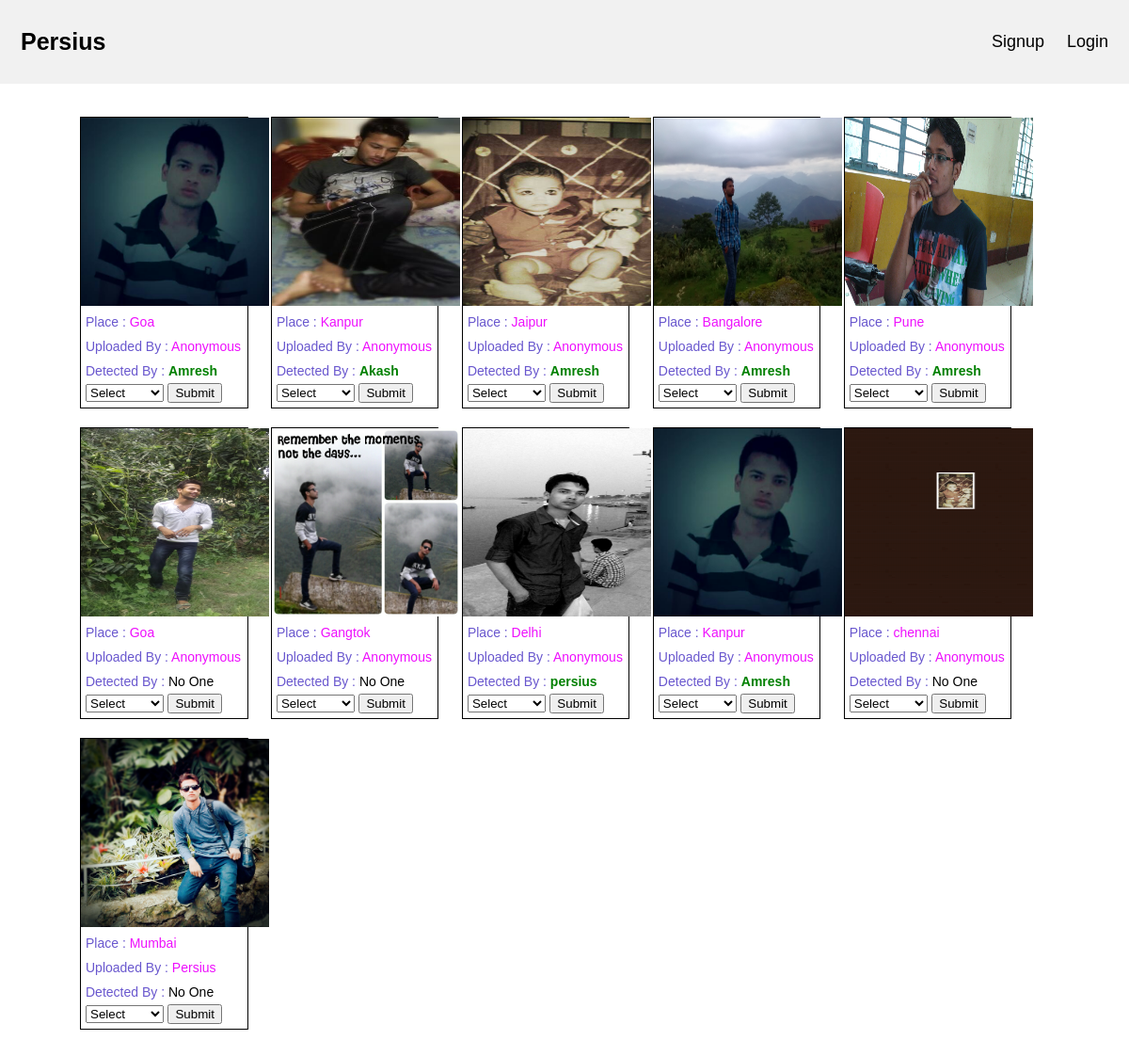
The app's page /persius/ with its own data.
### main/models.py (models this page shows, shortened)
class ImgPlace(models.Model):
    user = models.ForeignKey(User, null=True, on_delete=models.CASCADE)
    img = models.ImageField(null=True, blank=True, upload_to ='uploads/'),
    place = models.CharField(max_length=255, default='')
    image_url = models.URLField(max_length=200, default='')
    guess_by = models.CharField(max_length=255, default='')

### main/views.py (the view, shortened to what this page needs)
# urls.py: path('', views.index, name='index'),
def index(request):
    names = NamesPlace.objects.all()
    imges = ImgPlace.objects.all()
    return render(request,"home.html", {'Places': names, 'imges': imges, 'i': 6})

### main/templates/home.html (shortened to what this page needs)
<!DOCTYPE html>
<html lang="en">
<head>
    {% load static %}
    <link rel="stylesheet" type="text/css" href="{% static 'css/main.css' %}">
</head>
<body>
<div class="header">
  <a href="#default" class="logo">Persius</a>
  <div class="header-right">
      {% if user.is_authenticated %}
      <a class="active" href="#">Hello! {{user.first_name}}</a>
      <a href="logout">Logout</a>
      {% else %}
      <a href="signup">Signup</a>
      <a href="login">Login</a>
      {% endif %}
  </div>
</div>
<div class="container-fluid main">
    <div class="row">
        <div class="imggrid">
            {% for im in imges %}
                <div class="col-xs-12 post-type col-sm-6 col-md-4 col-lg-3">
                    <div>
                        <img class="img" src="{{im.image_url}}">
                    </div>
                    <div class="name">
                        <span class="heading">Place : </span>
                        <span class="in">{{im.place}}</span>
                    </div>
                    <div class="name">
                        <span class="heading">Uploaded By : </span>
                        <span class="in">
                            {% if  im.user %}
                            {{im.user.first_name}}
                            {% else %}
                            Anonymous
                            {% endif %}
                        </span>
                    </div>
                    <div class="name">
                        <span class="heading">Detected By : </span>
                        <span class="in">
                            {% if  im.guess_by %}
                            <span style="color:green;font-weight: 700">{{im.guess_by}}</span>
                            {% else %}
                            <span style="color:black">No One</span>
                            {% endif %}
                        </span>
                    </div>
                    <div class="submit">
                        <form method="POST" action="/persius/place">
                          <select name="agent_id" required>
                            <option value="1">Select</option>
                          </select>
                          <input type="submit" value="Submit">
                        </form>
                    </div>
                </div>
            {% endfor %}
        </div>
    </div>
</div>
</body>
</html>

### main/static/css/main.css (style rules this page uses)
* { box-sizing: border-box; }
body { margin: 0; font-family: Arial, Helvetica, sans-serif; }
.header { overflow: hidden; background-color: #f1f1f1; padding: 20px 10px; }
.header a { float: left; color: black; text-align: center; padding: 12px; text-decoration: none; font-size: 18px; line-height: 25px; border-radius: 4px; }
.header a.logo { font-size: 25px; font-weight: bold; }
.header-right { float: right; }
.main { margin: 25px; }
.img { height: 200px; width: 200px; }
.imggrid { margin-left: 50px; margin-right: 50px; }
.post-type { width: 17%; margin: 10px; display: inline-block; border: 1px solid black; }
.name { padding: 5px; font-size: 14px; }
.heading { color: #6957ce; }
.in { color: #ee0ffd; }
.submit { padding-bottom: 5px; padding-left: 5px; }

### records on screen
ImgPlace: image_url (picture), place "Goa", shows "Anonymous", guess_by "Amresh"
ImgPlace: image_url (picture), place "Kanpur", shows "Anonymous", guess_by "Akash"
ImgPlace: image_url (picture), place "Jaipur", shows "Anonymous", guess_by "Amresh"
ImgPlace: image_url (picture), place "Bangalore", shows "Anonymous", guess_by "Amresh"
ImgPlace: image_url (picture), place "Pune", shows "Anonymous", guess_by "Amresh"
ImgPlace: image_url (picture), place "Goa", shows "Anonymous", guess_by "No One"
ImgPlace: image_url (picture), place "Gangtok", shows "Anonymous", guess_by "No One"
ImgPlace: image_url (picture), place "Delhi", shows "Anonymous", guess_by "persius"
ImgPlace: image_url (picture), place "Kanpur", shows "Anonymous", guess_by "Amresh"
ImgPlace: image_url (picture), place "chennai", shows "Anonymous", guess_by "No One"
ImgPlace: image_url (picture), place "Mumbai", user.first_name "Persius", guess_by "No One"
